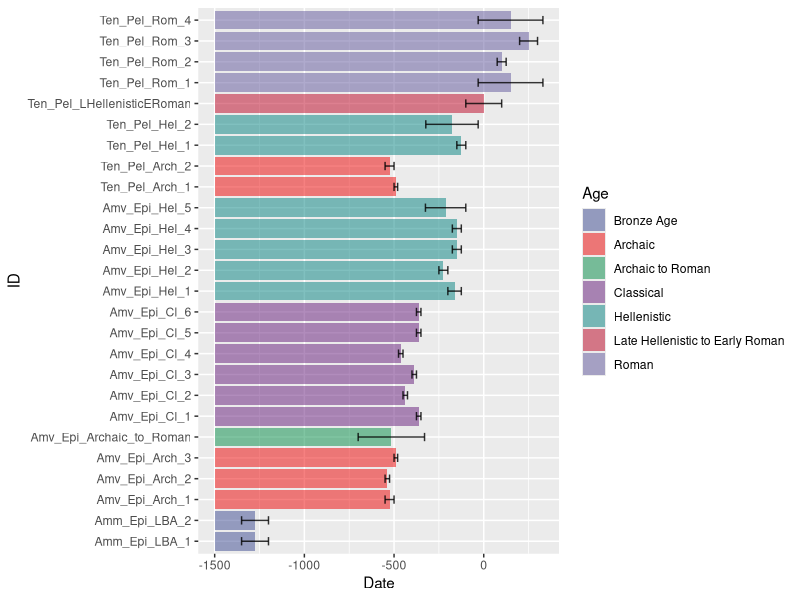

The R script that drew this image: (Note: this script raises an error after producing the figure.)
# * Libraries

list_of_packages <- c(
  "ggplot2", "devtools",
  "stringr", "ggsci",
  "ggh4x"
)

for( i in list_of_packages ){
  if (!require(i, character.only = TRUE)) {
    install.packages(i, dependencies = T)
  }
}

# * Build the data frame for plot.
Sample_ID <- c(
  "Amm_Epi_LBA_1", "Amm_Epi_LBA_2",
  "Amv_Epi_Arch_1", "Amv_Epi_Arch_2", "Amv_Epi_Arch_3",
  "Amv_Epi_Archaic_to_Roman",
  "Amv_Epi_Cl_1", "Amv_Epi_Cl_2", "Amv_Epi_Cl_3", "Amv_Epi_Cl_4", "Amv_Epi_Cl_5", "Amv_Epi_Cl_6",
  "Amv_Epi_Hel_1", "Amv_Epi_Hel_2", "Amv_Epi_Hel_3", "Amv_Epi_Hel_4", "Amv_Epi_Hel_5",
  "Ten_Pel_Arch_1", "Ten_Pel_Arch_2",
  "Ten_Pel_Hel_1", "Ten_Pel_Hel_2",
  "Ten_Pel_LHellenisticERoman",
  "Ten_Pel_Rom_1", "Ten_Pel_Rom_2", "Ten_Pel_Rom_3", "Ten_Pel_Rom_4"  
)

location <- factor(
  c(
    rep("Ammotopos*", 2),
    rep("Amvrakia", 15),
    rep("Tenea", 9)
  ),
  levels = c("Tenea", "Amvrakia","Ammotopos*"),
  ordered = T
  )  

## Estimates were taken from Supplementary Table S1 - Full Date
## and are estimate of the burial dating
lower_estimate <- c(
  -1350, -1350,                       # Bronze age Ammotopos
  -550, -550, -500,                   # Amvrakia Archaic
  -700,                               # Amvrakia Archaic to Roman
  -375, -450, -400, -475, -375, -375, # Amvrakia Classical
  -200, -250, -175, -175, -325,       # Amvrakia Hellenistic
  -500, -550,                         # Tenea Archaic
  -150, -323,                         # Tenea Hellenistic
  -100,                               # Tenea Late Hellenistic Early Roman
  -31, 75, 200, -31                   # Tenea Roman
  )

high_estimate <- c(
  -1200, -1200,                       # Bronze age Ammotopos
  -500, -525, -480,                   # Amvrakia Archaic
  -330,                               # Amvrakia Archaic to Roman
  -350, -425, -375, -450, -350, -350, # Amvrakia Classical
  -125, -200, -125, -125, -100,       # Amvrakia Hellenistic
  -480, -500,                         # Tenea Archaic
  -100, -31,                          # Tenea Hellenistic
  100,                                # Tenea Late Hellenistic Early Roman
  330, 125, 300, 330                  # Tenea Roman
)

midpoint <- (lower_estimate + high_estimate)/2

to_plot <- data.frame(
  ID = Sample_ID,
  Site = location,
  Date = midpoint,
  low = lower_estimate,
  high = high_estimate
)

to_plot$Age <- factor(
  c(
    rep("Bronze Age", 2),
    rep("Archaic", 3),
    "Archaic to Roman",
    rep("Classical", 6),
    rep("Hellenistic", 5),
    rep("Archaic", 2),
    rep("Hellenistic", 2),
    "Late Hellenistic to Early Roman",
    rep("Roman", 4)
  ),
  levels = c( "Bronze Age", "Archaic", "Archaic to Roman", "Classical",
             "Hellenistic", "Late Hellenistic to Early Roman", "Roman" ),
  ordered = T
)

# * Plot

plotting <- ggplot(
  to_plot,
  aes( x = Date, y = ID, fill = Age )
)
## plotting  <- plotting + geom_point(
##   shape = 15, size = 1.2, position = position_dodge(width = 0.5)
## )
## plotting  <- plotting + geom_jitter(
##   height = 0.18, width = 0.25, shape = 15, size = 1.2
## )
## plotting  <- plotting + geom_pointrange(
##   aes( xmin = low, xmax = high), size = 0.6,
##   position = position_jitter( height = 0.2, width = 0.01 )
## )
## plotting  <- plotting + theme_minimal()
## plotting  <- plotting + theme(
##   legend.title = element_blank(),
##   panel.grid.major.x = element_blank(),
##   panel.grid.minor = element_blank(),
##   panel.grid.major.y = element_line(
##     linetype = "dashed",
##     color = "black", size = 0.25
##   ),
##   panel.border = element_rect( color = "darkgray", linewidth = 0.3, fill = "transparent"),
##   axis.text.x = element_text( size = 15 ),
##   axis.text.y = element_text( size = 18 ),
##   axis.title = element_blank(),
##   legend.text = element_text( size = 16 ),
##   legend.key = element_rect( color = "white", fill = "gray80" )
## )
plotting <- plotting + geom_bar( stat = "identity")
plotting <- plotting + geom_errorbar( aes( xmin = low, xmax = high ), width = 0.4, alpha = 0.8 )
## plotting <- plotting + coord_cartesian( xlim = c(-2000, NA) )
plotting  <- plotting + scale_fill_aaas( alpha = 0.5 )
plotting  <- plotting + scale_x_continuous(
  transform = scales::new_transform( offset, function(x){x+1500}, function(x){x-1500} )
)
plotting  <- plotting + facet_nested(
  Site ~.,
  scales = "free_y", space = "free_y", shrink = TRUE,
  ## switch = "y",
  render_empty = FALSE,
  solo_line = T, nest_line = TRUE,
  strip = strip_nested(
    text_y = element_text(angle = 0),
    background_y = element_rect( fill = NA, linetype = 1, colour = "black" )
  )
)
plotting  <- plotting + theme(
  strip.placement = "outside",
  ggh4x.facet.nestline = element_line(colour = "blue"),
  axis.title.y = element_blank(),
  legend.title = element_blank(),
  panel.border = element_rect( colour = "black", linetype = 1, fill = NA ),
  panel.grid = element_blank(),
  panel.background = element_blank()
)


pdf(
  "/home/aggeliki/apoikia/APOIKIA_Analysis/timeline_plot_after_revisions.pdf",
  width = 7, height = 4
)
plotting
dev.off()

png(
  "/home/aggeliki/apoikia/APOIKIA_Analysis/timeline_plot_after_revisions.png",
  width = 7, height = 4, units = "in", res = 400
)
plotting
dev.off()
